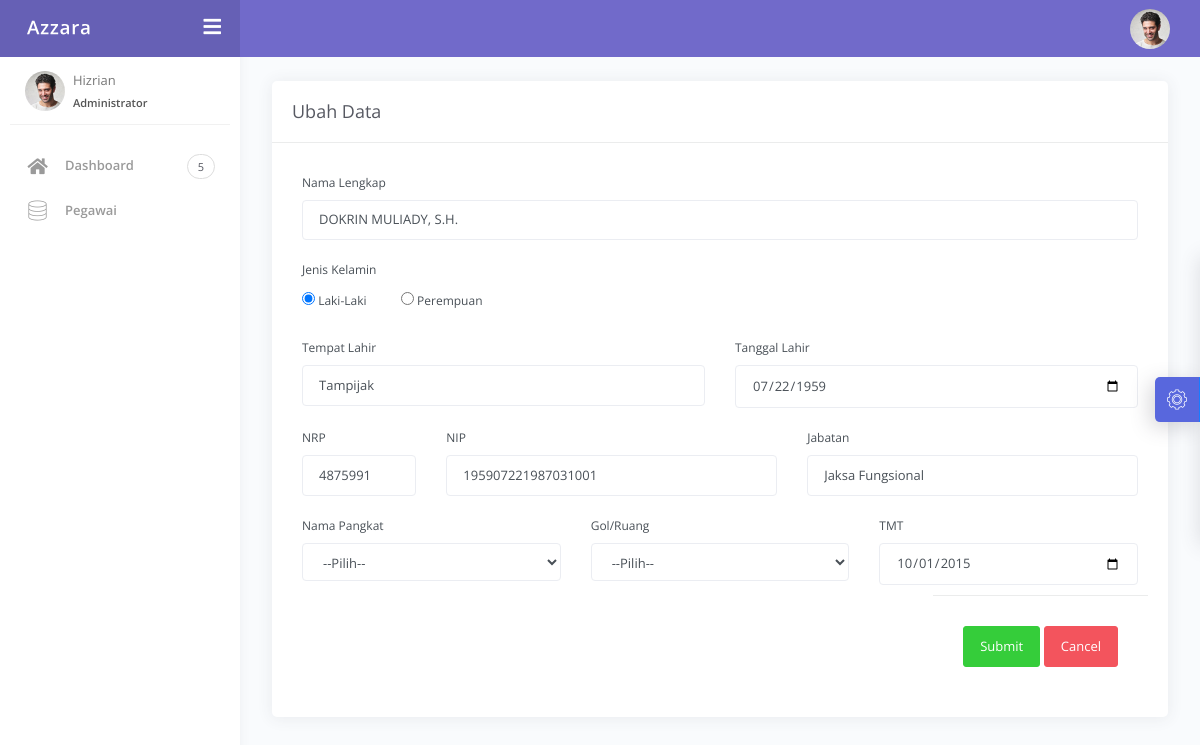
/pegawai/ubah/1, run on the app's committed database.
### tables this page shows
CREATE TABLE IF NOT EXISTS `pegawai` (
  `id` int(11) NOT NULL AUTO_INCREMENT,
  `nama` varchar(128) NOT NULL,
  `jk` enum('Laki-Laki','Perempuan') NOT NULL,
  `tempat_lahir` varchar(128) NOT NULL,
  `tgl_lahir` date NOT NULL,
  `nrp` text NOT NULL,
  `nip` text NOT NULL,
  `jabatan` text NOT NULL,
  `pangkat` varchar(20) NOT NULL,
  `gol` varchar(10) NOT NULL,
  `tmt` date NOT NULL,
  PRIMARY KEY (`id`)
);

### application/controllers/Pegawai.php (called while the page is built, shortened)
<?php
class Pegawai extends CI_Controller
{
    public function __construct()
    {
        $this->load->model('Pegawai_model');
    }
    public function ubah($id)
    {
        $data['pegawai'] = $this->Pegawai_model->getPegawaiById($id);
        $this->load->view('template/atas');
        $this->load->view('pegawai/edit', $data);
        $this->load->view('template/bawah');
    }
}

### index.php (called while the page is built, shortened)
<?php
require_once BASEPATH.'core/CodeIgniter.php';

### application/models/Pegawai_model.php (called while the page is built, shortened)
<?php
class Pegawai_model extends CI_Model
{
    public function getPegawaiById($id)
    {
        return $this->db->get_where('pegawai', ['id' => $id])->row_array();
    }
}

### application/views/pegawai/edit.php (the view, shortened to what this page needs)
<div class="row">
    <div class="col-md-12">
        <div class="card">
            <div class="card-header">
                <h4 class="card-title">Ubah Data</h4>
            </div>
            <div class="card-body">
                <form action="<?= base_url() ?>pegawai/ubah_aksi" method="POST">
                    <div class="form-group">
                        <label>Nama Lengkap</label>
                        <input type="text" class="form-control" name="nama" placeholder="Masukkan Nama" value="<?= $pegawai['nama']; ?>" required>
                    </div>
                    <div class="form-check">
                        <label>Jenis Kelamin</label><br />
                        <label class="form-radio-label">
                            <input class="form-radio-input" name="jk" type="radio" value="Laki-Laki" <?php if ($pegawai['jk'] == 'Laki-Laki') echo 'checked' ?>>
                            <span class="form-radio-sign">Laki-Laki</span>
                        </label>
                        <label class="form-radio-label ml-3">
                            <input class="form-radio-input" name="jk" type="radio" value="Perempuan" <?php if ($pegawai['jk'] == 'Perempuan') echo 'checked' ?>>
                            <span class="form-radio-sign">Perempuan</span>
                        </label>
                    </div>
                    <div class="form-group">
                        <div class="row">
                            <div class="col">
                                <label>Tempat Lahir</label>
                                <input type="text" class="form-control" name="tempat_lahir" placeholder="Masukkan Tempat Lahir" value="<?= $pegawai['tempat_lahir']; ?>" required>
                            </div>
                            <div class="col">
                                <label>Tanggal Lahir</label>
                                <input type="date" class="form-control" name="tgl_lahir" placeholder="Masukkan Tanggal Lahir" value="<?= $pegawai['tgl_lahir']; ?>" required>
                            </div>
                        </div>
                    </div>
                    <div class="form-group">
                        <div class="row">
                            <div class="col-md-2">
                                <label>NRP</label>
                                <input type="text" class="form-control" name="nrp" placeholder="Masukkan NRP" value="<?= $pegawai['nrp']; ?>" required>
                            </div>
                            <div class="col-md-5">
                                <label>NIP</label>
                                <input type="text" class="form-control" name="nip" placeholder="Masukkan NIP" value="<?= $pegawai['nip']; ?>" required>
                            </div>
                            <div class="col-md-5">
                                <label>Jabatan</label>
                                <input type="text" class="form-control" name="jabatan" placeholder="Masukkan Jabatan" value="<?= $pegawai['jabatan']; ?>" required>
                            </div>
                        </div>
                    </div>
                    <div class="form-group">
                        <div class="row">
                            <div class="col-md-4">
                                <label>Nama Pangkat</label>
                                <select name="pangkat" class="form-control" required>
                                    <option>--Pilih--</option>
                                </select>
                            </div>
                            <div class="col-md-4">
                                <label>Gol/Ruang</label>
                                <select name="gol" class="form-control" required>
                                    <option>--Pilih--</option>
                                </select>
                            </div>
                            <div class="col-md-4">
                                <label>TMT</label>
                                <input type="date" class="form-control" name="tmt1" placeholder="Masukkan Tanggal TMT" value="<?= $pegawai['tmt']; ?>" required>
                            </div>
                        </div>
                    </div>
                    <div class="card-action pull-right">
                        <button class="btn btn-success" type="submit">Submit</button>
                        <button class="btn btn-danger" type="reset">Cancel</button>
                    </div>
                </form>
            </div>
        </div>
    </div>
</div>

### data on the page
pegawai: nama "DOKRIN MULIADY, S.H.", jk "☑ Laki-Laki", jk "☐ Perempuan", tempat_lahir "Tampijak", tgl_lahir "07/22/1959", nrp "4875991", nip "195907221987031001", jabatan "Jaksa Fungsional", tmt1 "10/01/2015"
